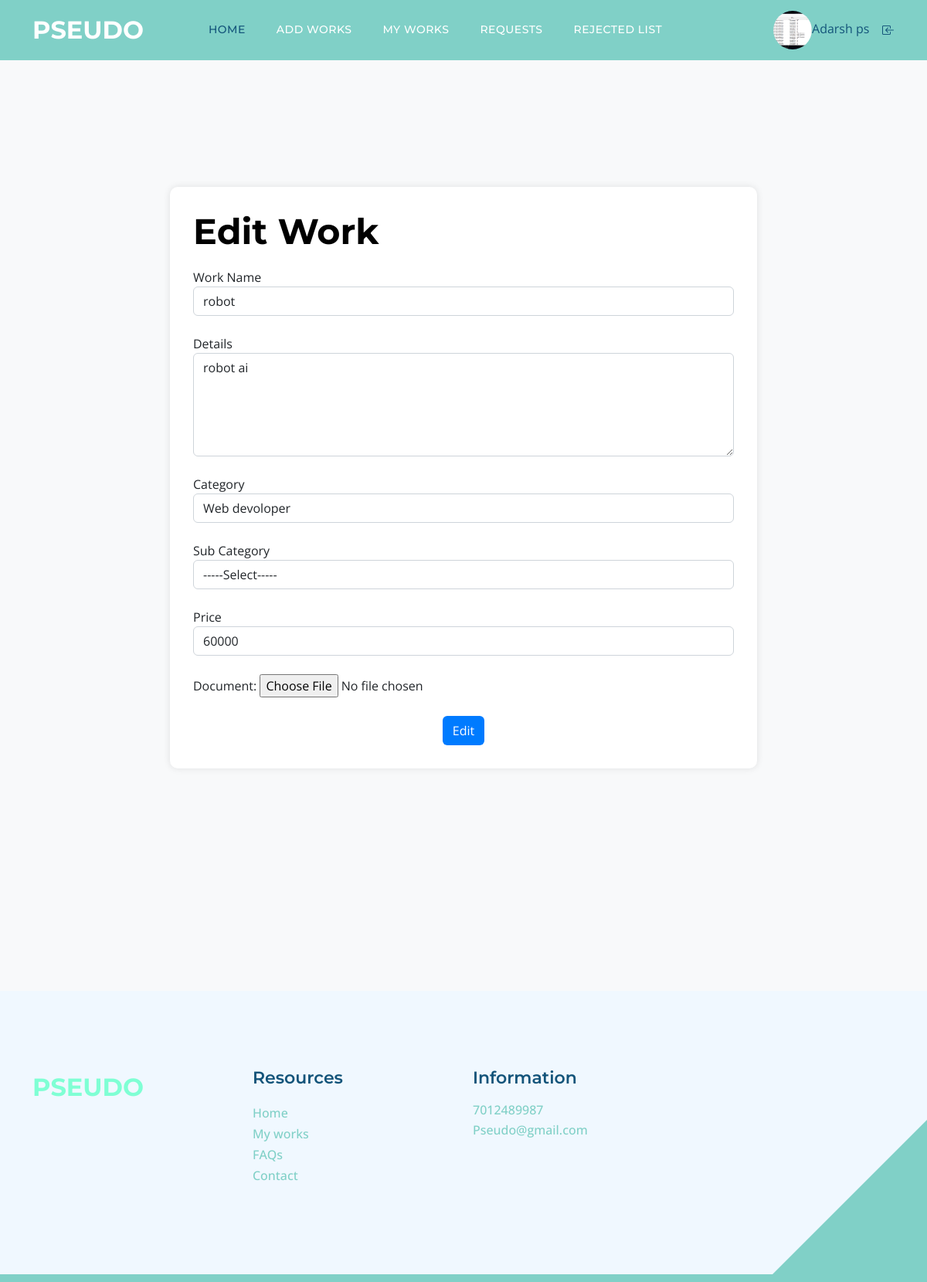
The page /client/Edit_work.php (signed in) on the database its author committed.
### tables this page shows
CREATE TABLE `tbl_work` (
  `work_id` int(11) NOT NULL,
  `work_name` varchar(100) NOT NULL,
  `work_price` varchar(50) NOT NULL,
  `work_details` varchar(1000) NOT NULL,
  `work_doc` varchar(50) NOT NULL,
  `client_id` int(11) NOT NULL,
  `subcat_id` int(11) NOT NULL,
  `work_final` varchar(100) NOT NULL
);

### client/Edit_work.php (the view, shortened to what this page needs)
<?php
include('Header.php');
	$selqry="select * from  tbl_work where client_id=".$_SESSION['cid'];
		$work=$con->query($selqry);
		$datamain=$work->fetch_assoc();
			?>
<!DOCTYPE html PUBLIC "-//W3C//DTD XHTML 1.0 Transitional//EN" "http://www.w3.org/TR/xhtml1/DTD/xhtml1-transitional.dtd">
<html xmlns="http://www.w3.org/1999/xhtml">
<head>
</head>
<body>
    <div class="container">
        <div class="row justify-content-center">
            <div class="col-md-8 form-container">
                <h2>Edit Work</h2>
                <form action="" method="post" enctype="multipart/form-data" name="workadd" id="frm_workadd">
                    <div class="form-group">
                        <label for="txt_workname">Work Name</label>
                        <input type="text" class="form-control" name="txt_workname" id="txt_workname" value="<?php echo $datamain['work_name'] ?>" />
                    </div>
                    <br>
                    <div class="form-group">
                        <label for="txt_details">Details</label>
                        <textarea class="form-control" name="txt_details" id="txt_details" cols="45" rows="5"><?php echo $datamain['work_details'] ?></textarea>
                    </div>
                    <br>
                    <div class="form-group">
                        <label for="sel_cat">Category</label>
                        <select class="form-control" name="sel_cat" id="sel_cat" onChange="getsubcat(this.value)">
                            <?php
                                $selqry="select * from tbl_category";
                                $category=$con->query($selqry);
                                while($data=$category->fetch_assoc())
                                {
                            ?>
                            <option value="<?php echo $data['category_id']?>"><?php echo $data['category_name'] ?></option>
                            <?php
                                }
                            ?>
                        </select>
                    </div>
                    <br>
                    <div class="form-group">
                        <label for="sel_subcat">Sub Category</label>
                        <select class="form-control" name="sel_subcat" id="sel_subcat">
                            <option value="select">-----Select-----</option>
                        </select>
                    </div>
                    <br>
                    <div class="form-group">
                        <label for="txt_price">Price</label>
                        <input type="text" class="form-control" name="txt_price" id="txt_price" value="<?php echo $datamain['work_price'] ?>" />
                    </div>
                    <br>
                    <div class="form-group">
                        <label for="fileField">Document:</label>
                        <input type="file" class="form-control-file" name="fileField" id="fileField" />
                    </div>
                    <br>
                    <div class="text-center">
                        <input type="submit" class="btn btn-custom" name="btn_add" id="btn_add" value="Edit" />
                    </div>
                </form>
            </div>
        </div>
    </div>
</body>
<?php
include('Footer.php');
?>
</html>

### Asset/Templates/Main/css/templatemo-topic-listing.css (style rules this page uses)
:root { --white-color: #ffffff; --primary-color: #13547a; --secondary-color: #80d0c7; --section-bg-color: #f0f8ff; --custom-btn-bg-color: #80d0c7; --custom-btn-bg-hover-color: #13547a; --dark-color: #000000; --p-color: #717275; --border-color: #7fffd4; --link-hover-color: #13547a; --body-font-family: 'Open Sans', sans-serif; --title-font-family: 'Montserrat', sans-serif; --h1-font-size: 58px; --h2-font-size: 46px; --h3-font-size: 32px; --h4-font-size: 28px; --h5-font-size: 24px; --h6-font-size: 22px; --p-font-size: 20px; --menu-font-size: 14px; --btn-font-size: 18px; --copyright-font-size: 16px; --border-radius-large: 100px; --border-radius-medium: 20px; --border-radius-small: 10px; --font-weight-normal: 400; --font-weight-medium: 500; --font-weight-semibold: 600; --font-weight-bold: 700; }
body { background-color: var(--white-color); font-family: var(--body-font-family); }
h2, h3, h4, h5, h6 { color: var(--dark-color); }
h1, h2, h3, h4, h5, h6 { font-family: var(--title-font-family); font-weight: var(--font-weight-semibold); }
h2 { font-size: var(--h2-font-size); font-weight: var(--font-weight-bold); }

### client/Edit_work.php (style rules this page uses)
body { background-color: #f8f9fa; padding-top: 50px; }
.form-container { background-color: #ffffff; padding: 30px; border-radius: 10px; box-shadow: 0px 0px 10px rgba(0, 0, 0, 0.1); }
.form-container h2 { margin-bottom: 20px; }
.btn-custom { background-color: #007bff; color: #fff; }

### rows shown on the page
tbl_work: txt_workname "robot", txt_details "robot ai", txt_price "60000"

### other values the page prints
$_SESSION['cName'] "Adarsh ps"
form field sel_cat "Web devoloper"
